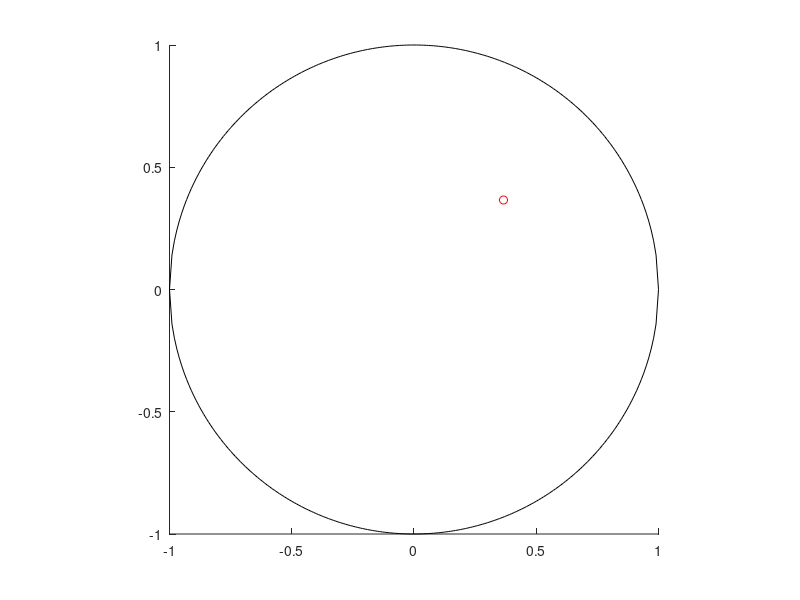

The MATLAB source for this figure:
clear; clc; close all;

x=[-1:0.01:1];
xm=numel(x);

for i=1:xm
    y1(i)=sqrt(1-x(i)^2);
    y2(i)=-sqrt(1-x(i)^2);

end

hold on;
plot(x,y1,'k')
plot(x,y2,'k')
pbaspect([1 1 1])

i=1; j=1; k=-1;
v=[i j k]
norm=sqrt(i^2+j^2+k^2);
v=v/norm

X=v(1)/(1-v(3));
Y=v(2)/(1-v(3));
plot(X,Y,'o-r')